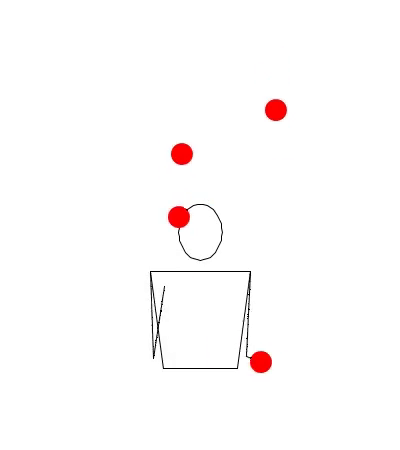
#> input picture frame 8 of 615pattern_gif.AVI, 400 x 450 px, given in place of 423Modified.avi, which was not available
$ python masterFile.py   (Python 2 division)
#> lines starting #> are read from the running program, lines starting #| are printed output that depends on the picture; after the words box and inside, x2 and y2 are one past the last pixel; in counts of white or black regions, pixels touching at a corner belong together; pictures that were not available may be replaced by others from this repository, and a replacement may not be noted
from __future__ import division
import numpy as np
import cv2
import csv
import time
import itertools
import math
import copy
from scipy.linalg import block_diag
import scipy.optimize
from scipy.cluster.hierarchy import dendrogram, linkage
from scipy.cluster.hierarchy import cophenet, fcluster
from scipy.spatial.distance import pdist
from scipy import stats
global frameCount
global hsvColorBounds
global output_data
videoFilename = 'example_videos/423Modified.avi'
cap = cv2.VideoCapture(videoFilename)
fgbg = cv2.createBackgroundSubtractorMOG2()
output_data = []
frameNumber = 0
#output_path = './circle_data.csv'
def hist_pts(im, mask = None): #good explanation here: http://lmcaraig.com/image-histograms-histograms-equalization-and-histograms-comparison/#3dhistogram
    hist = cv2.calcHist([im], [0, 1, 2], mask, [32] * 3, [0, 256] * 3)
    l1norm = np.sum(hist)
    hist = hist/l1norm
    return hist

# [8 lines left out: function probBallGivenPixel, not called in this run]

def filterBallHistograms(f, ball_histograms, m = 1.0): #See Benjamin Bannier's answer here: https://stackoverflow.com/questions/11686720/is-there-a-numpy-builtin-to-reject-outliers-from-a-list
    radii = map(f, ball_histograms) #returns a list of the radii which occur.
    med = np.median(np.array(radii))
    d = np.abs(radii - np.median(radii))
    mdev = np.median(d)
    filtered_histograms = [b for b in ball_histograms if abs(f(b) - med) <  m*mdev]
    radius = np.median(map(f ,filtered_histograms))
    return radius, filtered_histograms

def removeHeterogeneousHistograms(ball_histograms, threshold = 1): #Find elements with high heterogenaity (variance) and remove them.
    variances = [np.var(b) for b in ball_histograms]
    average_variance = np.mean(variances)
    toReturn = [b for b in ball_histograms if np.var(b) < average_variance*threshold]
    return (average_variance*threshold)**0.5, toReturn
def addFrameNumber(x):
    x.append(frameNumber)
    return x

# [5 lines left out: function dist, not called in this run]

def truncDist(a,b,delta): #returns the truncated distance between a and b.
    return min(delta,dist(a,b))

def displayColor(color): #Converts from the 'bins' 8 bit representation back into 256.
    new_color = list(color)
    return map(lambda c: 8*c+4, new_color)


frame_histograms = []
ball_histograms = []
while(True):
    frameNumber += 1
    ret, frame = cap.read()
#> frame is the input picture: shape (450, 400, 3); mean B, G, R 251.8, 251.7, 253.8
    if frame is None:

        print('no frame')
        break
    color_copy = frame
    color_copy = cv2.cvtColor(frame, cv2.COLOR_BGR2HSV)
#> color_copy: shape (450, 400, 3); mean H, S, V 1.9, 2.2, 253.8
    frame_copy = color_copy[...,0] #returns just the hue.
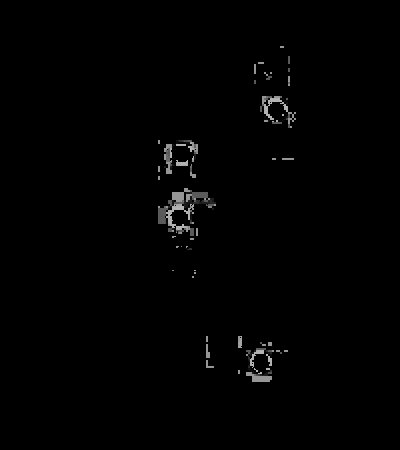
#> frame_copy: shape (450, 400); min 0, max 179, mean 1.9
    color_copy = frame
    fgmask = fgbg.apply(frame_copy)
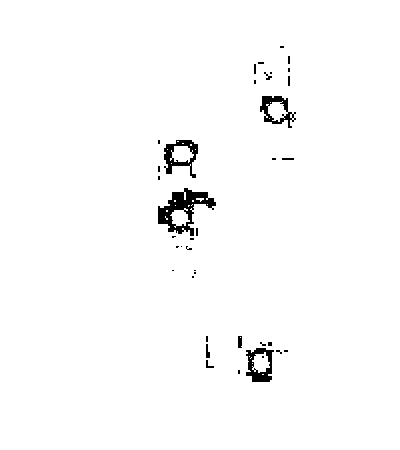
#> fgmask: shape (450, 400); values 127 (black) and 255 (white), 98.3% white; 38 black regions (27 under 20 px), largest, box (x1, y1, x2, y2) and area: (158, 188, 216, 236) 1099, (164, 140, 198, 178) 529, (246, 348, 274, 382) 497
    #fgmask = smoothNoise(fgmask)
    foreground = cv2.bitwise_and(frame_copy, frame_copy, mask = fgmask)
    circles = cv2.HoughCircles(foreground,cv2.HOUGH_GRADIENT,1,20,
                            param1=2,param2=25,minRadius=0,maxRadius=20) #param2 determines sensitivity to circles.
#> circles = None
    points = hist_pts(color_copy)
#> in hist_pts, `l1norm = np.sum(hist)`: l1norm = 180000
    if frameNumber % 20 == 0:
        frame_histograms.append(points)
    #cv2.imshow('histogram', curve)
    cv2.imshow('color', color_copy)
    #print len(circles[0])
    if (not circles is None) and len(circles[0]) < 5:
        circleList = list(map(lambda x: addFrameNumber(x), circles.tolist()[0]))
        #output_data.extend(circleList)

        for circ in circles[0,:]:
            # draw the outer circle
            cv2.circle(foreground,(circ[0],circ[1]),circ[2],(255,255,255),2)
            # draw the center of the circle
            cv2.circle(foreground,(circ[0],circ[1]),2,(0,0,255),3)

            black = np.zeros(frame_copy.shape, dtype=np.uint8)
            circle_mask = cv2.circle(black, (circ[0],circ[1]), int(circ[2]*0.9), 255, -1) #we shrink the radius to 0.9 of its original size to avoid weird stuff on the edges
            #isolated_circle = cv2.bitwise_and(color_copy, color_copy, mask = circle_mask)
            #print circ
            #cv2.imshow('mask', circle_mask)
            ball_histograms.append( (circ , hist_pts(color_copy, circle_mask) ))
            #cv2.imshow('maskedHistogram', circle_hist)
            #cv2.imshow('maskedCircle', isolated_circle)

    cv2.imshow('frame',foreground)
    k = cv2.waitKey(30) & 0xff
#> (key Esc is pressed here)
    if k == 27:
        break
frame_average_histogram = np.average(np.array(frame_histograms), axis = 0) #averages the histograms over the frames.
typical_radius, ball_histograms = filterBallHistograms(lambda b: b[0].item(2), ball_histograms, 1.5)#filter histograms to reject radius outliers.

ball_histograms = [(b[0], probBallGivenPixel(b[1],frame_average_histogram)) for b in ball_histograms]
ball_histograms = [b[1] for b in ball_histograms] #drop data about the circles
deviation, ball_histograms = removeHeterogeneousHistograms(ball_histograms)
colors = [np.unravel_index(b.argmax(), b.shape) for b in ball_histograms] #Gets the best predictor for the circle.
colors = map(lambda c: list(c), colors)
colors = np.array(colors)
#heirarchical_clustering = linkage(colors, 'complete', lambda u, v: np.sqrt(((u-v)**2).sum()))
#> (the run stopped early here; a loop or call above may not have finished)

$ run again, starting later in the video
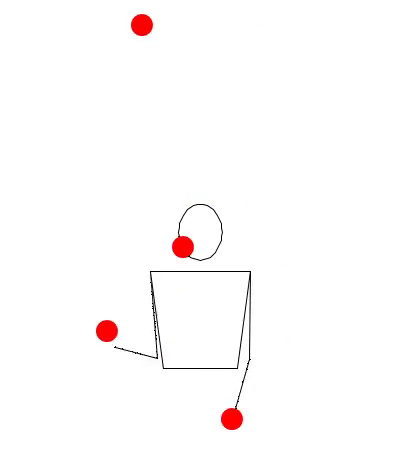
#> input picture frame 37 of 615pattern_gif.AVI, 400 x 450 px, given in place of 423Modified.avi, which was not available
#> frame is the input picture: shape (450, 400, 3); mean B, G, R 251.7, 251.7, 253.7
#> color_copy: shape (450, 400, 3); mean H, S, V 2.1, 2.2, 253.8
#> `frame_copy = color_copy[...,0]`:
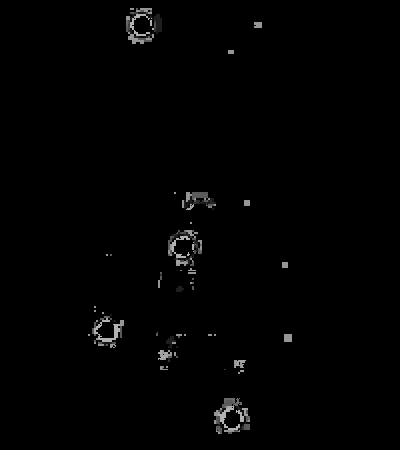
#> frame_copy: shape (450, 400); min 0, max 179, mean 2.1
#> `fgmask = fgbg.apply(frame_copy)`:
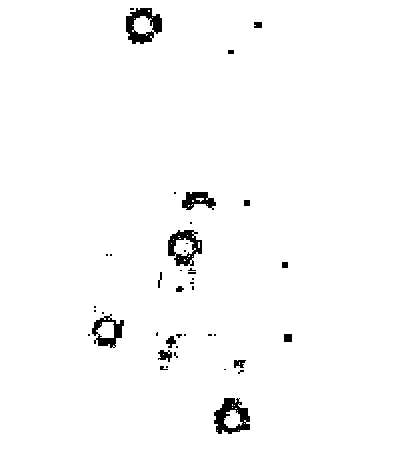
#> fgmask: shape (450, 400); values 127 (black) and 255 (white), 98% white; 43 black regions (28 under 20 px), largest, box (x1, y1, x2, y2) and area: (214, 398, 250, 434) 705, (126, 8, 162, 44) 699, (168, 230, 202, 266) 605
#> circles = None
#> l1norm = 180000

$ run again, starting later in the video
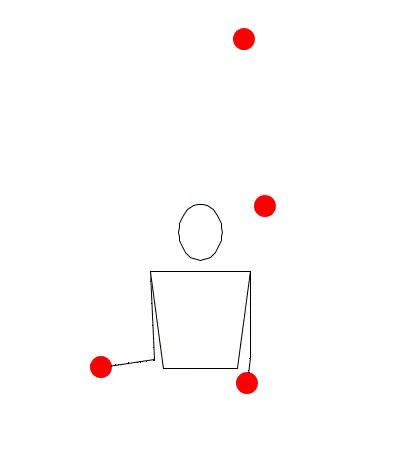
#> input picture frame 67 of 615pattern_gif.AVI, 400 x 450 px, given in place of 423Modified.avi, which was not available
#> frame is the input picture: shape (450, 400, 3); mean B, G, R 251.7, 251.7, 253.8
#> color_copy: shape (450, 400, 3); mean H, S, V 2.6, 2.2, 253.8
#> `frame_copy = color_copy[...,0]`:
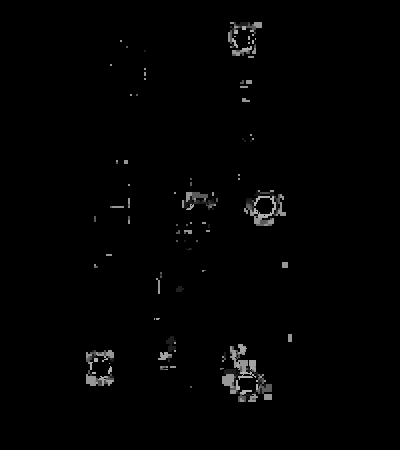
#> frame_copy: shape (450, 400); min 0, max 179, mean 2.6
#> `fgmask = fgbg.apply(frame_copy)`:
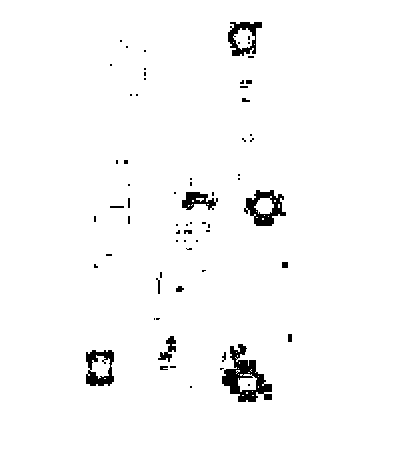
#> fgmask: shape (450, 400); values 127 (black) and 255 (white), 97.6% white; 67 black regions (50 under 20 px), largest, box (x1, y1, x2, y2) and area: (222, 344, 272, 402) 1248, (244, 190, 286, 226) 714, (86, 350, 114, 386) 585
#> circles = None
#> l1norm = 180000
